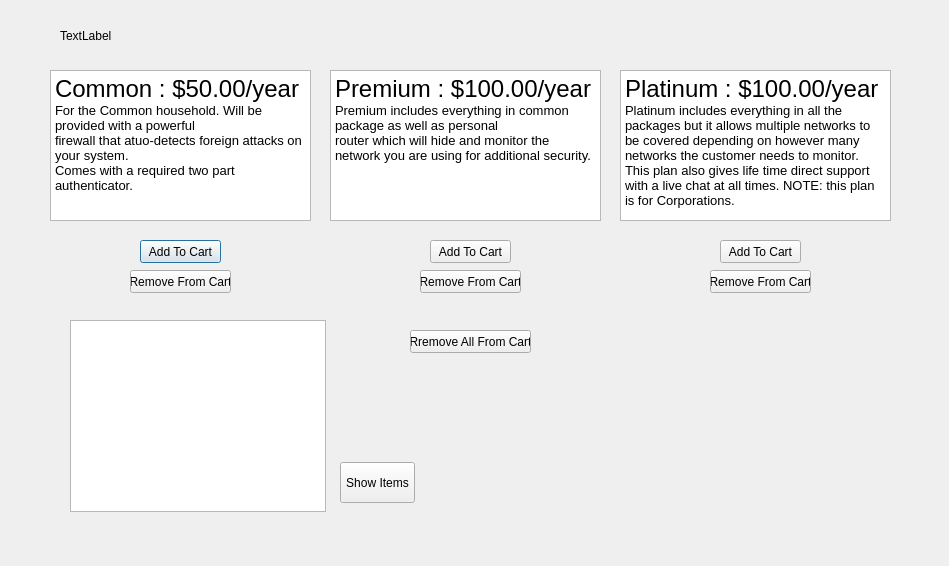
<?xml version="1.0" encoding="UTF-8"?>
<ui version="4.0">
 <class>Products</class>
 <widget class="QDialog" name="Products">
  <property name="geometry">
   <rect>
    <x>0</x>
    <y>0</y>
    <width>949</width>
    <height>566</height>
   </rect>
  </property>
  <property name="windowTitle">
   <string>Dialog</string>
  </property>
  <widget class="QPushButton" name="pushButton">
   <property name="geometry">
    <rect>
     <x>140</x>
     <y>240</y>
     <width>81</width>
     <height>23</height>
    </rect>
   </property>
   <property name="text">
    <string>Add To Cart</string>
   </property>
  </widget>
  <widget class="QPushButton" name="pushButton_7">
   <property name="geometry">
    <rect>
     <x>410</x>
     <y>330</y>
     <width>121</width>
     <height>23</height>
    </rect>
   </property>
   <property name="text">
    <string>Rremove All From Cart</string>
   </property>
  </widget>
  <widget class="QPushButton" name="pushButton_8">
   <property name="geometry">
    <rect>
     <x>340</x>
     <y>462</y>
     <width>75</width>
     <height>41</height>
    </rect>
   </property>
   <property name="text">
    <string>Show Items</string>
   </property>
  </widget>
  <widget class="QPushButton" name="pushButton_3">
   <property name="geometry">
    <rect>
     <x>720</x>
     <y>240</y>
     <width>81</width>
     <height>23</height>
    </rect>
   </property>
   <property name="text">
    <string>Add To Cart</string>
   </property>
  </widget>
  <widget class="QPushButton" name="pushButton_2">
   <property name="geometry">
    <rect>
     <x>430</x>
     <y>240</y>
     <width>81</width>
     <height>23</height>
    </rect>
   </property>
   <property name="text">
    <string>Add To Cart</string>
   </property>
  </widget>
  <widget class="QPushButton" name="pushButton_4">
   <property name="geometry">
    <rect>
     <x>130</x>
     <y>270</y>
     <width>101</width>
     <height>23</height>
    </rect>
   </property>
   <property name="text">
    <string>Remove From Cart</string>
   </property>
  </widget>
  <widget class="QPushButton" name="pushButton_6">
   <property name="geometry">
    <rect>
     <x>710</x>
     <y>270</y>
     <width>101</width>
     <height>23</height>
    </rect>
   </property>
   <property name="text">
    <string>Remove From Cart</string>
   </property>
  </widget>
  <widget class="QTextBrowser" name="textBrowser_3">
   <property name="geometry">
    <rect>
     <x>620</x>
     <y>70</y>
     <width>271</width>
     <height>151</height>
    </rect>
   </property>
   <property name="html">
    <string>&lt;!DOCTYPE HTML PUBLIC &quot;-//W3C//DTD HTML 4.0//EN&quot; &quot;http://www.w3.org/TR/REC-html40/strict.dtd&quot;&gt;
&lt;html&gt;&lt;head&gt;&lt;meta name=&quot;qrichtext&quot; content=&quot;1&quot; /&gt;&lt;style type=&quot;text/css&quot;&gt;
p, li { white-space: pre-wrap; }
&lt;/style&gt;&lt;/head&gt;&lt;body style=&quot; font-family:'MS Shell Dlg 2'; font-size:8.25pt; font-weight:400; font-style:normal;&quot;&gt;
&lt;p style=&quot; margin-top:0px; margin-bottom:0px; margin-left:0px; margin-right:0px; -qt-block-indent:0; text-indent:0px;&quot;&gt;&lt;span style=&quot; font-size:18pt;&quot;&gt;Platinum : $100.00/year&lt;/span&gt;&lt;/p&gt;
&lt;p style=&quot; margin-top:0px; margin-bottom:0px; margin-left:0px; margin-right:0px; -qt-block-indent:0; text-indent:0px;&quot;&gt;&lt;span style=&quot; font-size:10pt;&quot;&gt;Platinum includes everything in all the packages but it allows multiple networks to be covered depending on however many networks the customer needs to monitor. This plan also gives life time direct support with a live chat at all times. NOTE: this plan is for Corporations.&lt;/span&gt;&lt;/p&gt;&lt;/body&gt;&lt;/html&gt;</string>
   </property>
  </widget>
  <widget class="QTextBrowser" name="textBrowser">
   <property name="geometry">
    <rect>
     <x>50</x>
     <y>70</y>
     <width>261</width>
     <height>151</height>
    </rect>
   </property>
   <property name="html">
    <string>&lt;!DOCTYPE HTML PUBLIC &quot;-//W3C//DTD HTML 4.0//EN&quot; &quot;http://www.w3.org/TR/REC-html40/strict.dtd&quot;&gt;
&lt;html&gt;&lt;head&gt;&lt;meta name=&quot;qrichtext&quot; content=&quot;1&quot; /&gt;&lt;style type=&quot;text/css&quot;&gt;
p, li { white-space: pre-wrap; }
&lt;/style&gt;&lt;/head&gt;&lt;body style=&quot; font-family:'MS Shell Dlg 2'; font-size:8.25pt; font-weight:400; font-style:normal;&quot;&gt;
&lt;p style=&quot; margin-top:0px; margin-bottom:0px; margin-left:0px; margin-right:0px; -qt-block-indent:0; text-indent:0px;&quot;&gt;&lt;span style=&quot; font-size:18pt;&quot;&gt;Common : $50.00/year&lt;/span&gt;&lt;/p&gt;
&lt;p style=&quot; margin-top:0px; margin-bottom:0px; margin-left:0px; margin-right:0px; -qt-block-indent:0; text-indent:0px;&quot;&gt;&lt;span style=&quot; font-size:10pt;&quot;&gt;For the Common household. Will be provided with a powerful&lt;/span&gt;&lt;/p&gt;
&lt;p style=&quot; margin-top:0px; margin-bottom:0px; margin-left:0px; margin-right:0px; -qt-block-indent:0; text-indent:0px;&quot;&gt;&lt;span style=&quot; font-size:10pt;&quot;&gt;firewall that atuo-detects foreign attacks on your system.&lt;/span&gt;&lt;/p&gt;
&lt;p style=&quot; margin-top:0px; margin-bottom:0px; margin-left:0px; margin-right:0px; -qt-block-indent:0; text-indent:0px;&quot;&gt;&lt;span style=&quot; font-size:10pt;&quot;&gt;Comes with a required two part authenticator. &lt;/span&gt;&lt;/p&gt;&lt;/body&gt;&lt;/html&gt;</string>
   </property>
  </widget>
  <widget class="QTableView" name="tableView">
   <property name="geometry">
    <rect>
     <x>70</x>
     <y>320</y>
     <width>256</width>
     <height>192</height>
    </rect>
   </property>
  </widget>
  <widget class="QPushButton" name="pushButton_5">
   <property name="geometry">
    <rect>
     <x>420</x>
     <y>270</y>
     <width>101</width>
     <height>23</height>
    </rect>
   </property>
   <property name="text">
    <string>Remove From Cart</string>
   </property>
  </widget>
  <widget class="QTextBrowser" name="textBrowser_2">
   <property name="geometry">
    <rect>
     <x>330</x>
     <y>70</y>
     <width>271</width>
     <height>151</height>
    </rect>
   </property>
   <property name="html">
    <string>&lt;!DOCTYPE HTML PUBLIC &quot;-//W3C//DTD HTML 4.0//EN&quot; &quot;http://www.w3.org/TR/REC-html40/strict.dtd&quot;&gt;
&lt;html&gt;&lt;head&gt;&lt;meta name=&quot;qrichtext&quot; content=&quot;1&quot; /&gt;&lt;style type=&quot;text/css&quot;&gt;
p, li { white-space: pre-wrap; }
&lt;/style&gt;&lt;/head&gt;&lt;body style=&quot; font-family:'MS Shell Dlg 2'; font-size:8.25pt; font-weight:400; font-style:normal;&quot;&gt;
&lt;p style=&quot; margin-top:0px; margin-bottom:0px; margin-left:0px; margin-right:0px; -qt-block-indent:0; text-indent:0px;&quot;&gt;&lt;span style=&quot; font-size:18pt;&quot;&gt;Premium : $100.00/year&lt;/span&gt;&lt;/p&gt;
&lt;p style=&quot; margin-top:0px; margin-bottom:0px; margin-left:0px; margin-right:0px; -qt-block-indent:0; text-indent:0px;&quot;&gt;&lt;span style=&quot; font-size:10pt;&quot;&gt;Premium includes everything in common package as well as personal&lt;/span&gt;&lt;/p&gt;
&lt;p style=&quot; margin-top:0px; margin-bottom:0px; margin-left:0px; margin-right:0px; -qt-block-indent:0; text-indent:0px;&quot;&gt;&lt;span style=&quot; font-size:10pt;&quot;&gt;router which will hide and monitor the network you are using for additional security.&lt;/span&gt;&lt;/p&gt;&lt;/body&gt;&lt;/html&gt;</string>
   </property>
  </widget>
  <widget class="QLabel" name="nameDisplayLabel">
   <property name="geometry">
    <rect>
     <x>60</x>
     <y>20</y>
     <width>281</width>
     <height>31</height>
    </rect>
   </property>
   <property name="text">
    <string>TextLabel</string>
   </property>
  </widget>
 </widget>
 <resources/>
 <connections/>
</ui>
